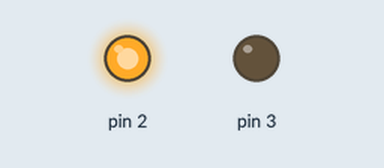
Simulated run of this sketch. Board: Arduino Uno, built with avr-gcc and run on an emulated ATmega328P. On the bench: output pins drawn as LEDs (lit = HIGH).

Above: at 0.5 s.
At 2.2 s:
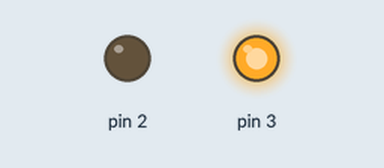
At 4.5 s:
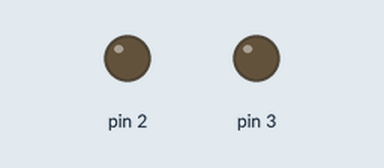
Timing chart, 0 to 6.9 s (numbered marks = the images above):
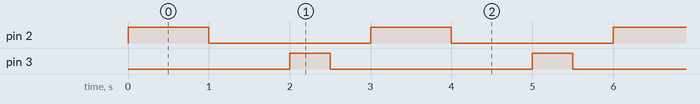

The sketch:

LED-light2.ino
```cpp
void setup()
{
pinMode(2, OUTPUT);
pinMode(3, OUTPUT);
}
void loop()
{
 digitalWrite(2, HIGH); // แบบนี้หรือ 1   0 ก็ได้
 delay(1000);  // 1000milli = 1 วิ 250milli = 0.25 วิ
 digitalWrite(2, LOW);
 delay(1000); // 1 Hz
digitalWrite(3, HIGH);
 delay(500); // 2Hz
 digitalWrite(3, LOW);
 delay(500);
}
```

Measured:
- by itself, pin 2: alternates HIGH for 1.0 s and LOW for 2.0 s
- by itself, pin 3: alternates HIGH for 0.50 s and LOW for 2.5 s
- by itself, everything shown: repeats every 3.0 s, in 4 steps
